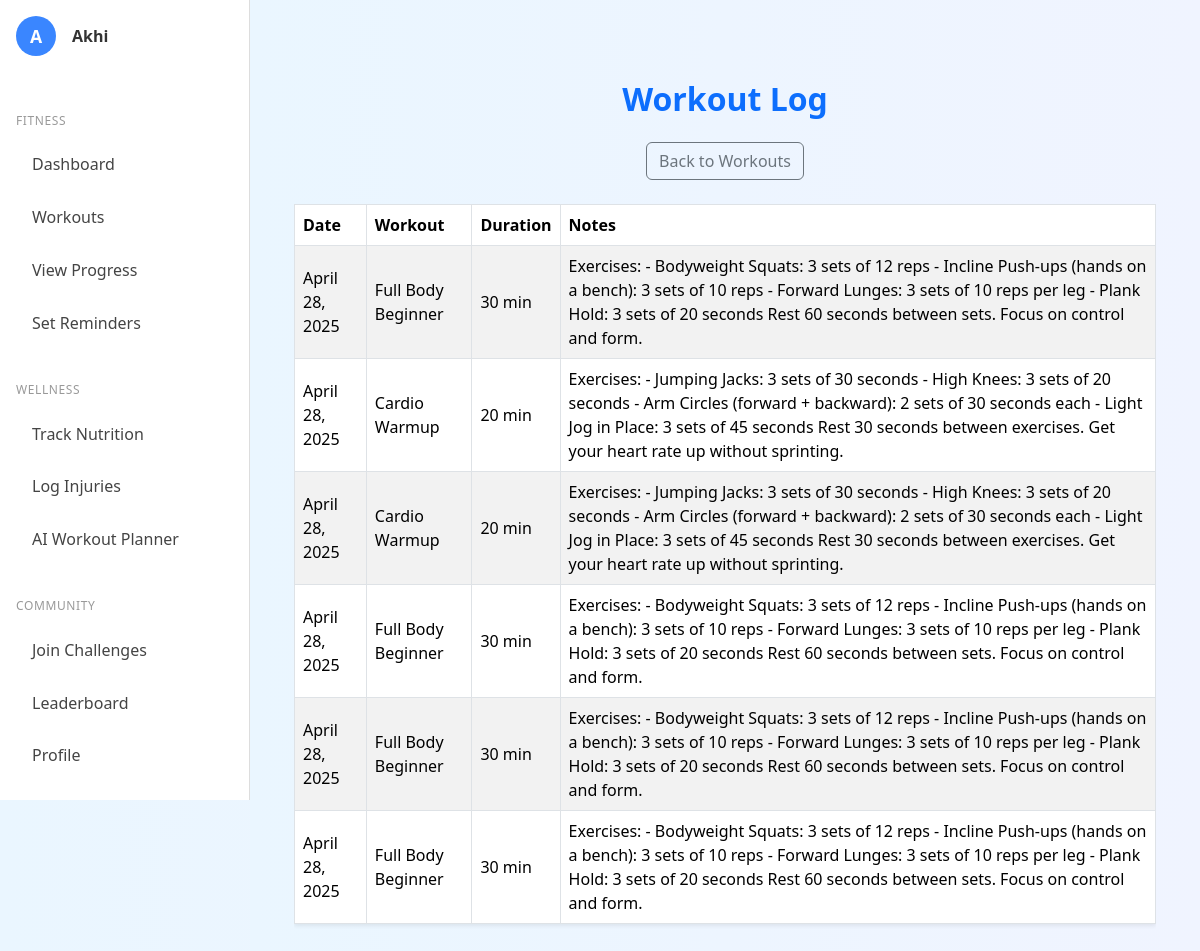
Page /workouts/log/ (signed in) on the committed database.
### workouts/models.py (models this page shows, shortened)
class WorkoutLog(models.Model):
    WORKOUT_TYPE_CHOICES = [
        ('strength', 'Strength Training'),
        ('cardio', 'Cardio'),
        ('flexibility', 'Flexibility'),
        ('balance', 'Balance'),
    ]
    user = models.ForeignKey(User, on_delete=models.CASCADE)
    workout_type = models.CharField(max_length=20, choices=WORKOUT_TYPE_CHOICES)
    exercise_name = models.CharField(max_length=100)
    sets = models.PositiveIntegerField(null=True, blank=True)
    reps = models.PositiveIntegerField(null=True, blank=True)
    weight = models.DecimalField(max_digits=5, decimal_places=2, null=True, blank=True)
    duration = models.PositiveIntegerField(null=True, blank=True)  # in minutes
    notes = models.TextField(blank=True)
    date = models.DateField()
    created_at = models.DateTimeField(auto_now_add=True)

### workouts/views.py (the view)
# urls.py: path('log/', views.workout_log_view, name='workout_log'),
def workout_log_view(request):
    workouts = WorkoutLog.objects.filter(user=request.user).order_by('-date')
    context = {
        'workouts': workouts,
        'dark_mode': request.COOKIES.get('darkMode') == 'true',
    }
    return render(request, 'workouts/workout_log.html', context)

### workouts/templates/workouts/workout_log.html
{% extends "base.html" %}
{% block content %}
<div class="container py-5">
  <h2 class="text-center fw-bold text-primary mb-4">Workout Log</h2>
  <div class="text-center mb-4">
    <a href="{% url 'workouts_home' %}" class="btn btn-outline-secondary">
      Back to Workouts
    </a>
  </div>
  <div class="table-responsive">
  <table class="table table-bordered table-hover align-middle shadow-sm table-striped">
    <thead>
      <tr>
        <th scope="col">Date</th>
        <th scope="col">Workout</th>
        <th scope="col">Duration</th>
        <th scope="col">Notes</th>
      </tr>
    </thead>
    <tbody>
      {% if workouts %}
        {% for workout in workouts %}
        <tr>
          <td>{{ workout.date|date:"F j, Y" }}</td>
          <td>{{ workout.exercise_name }}</td>
          <td>
            {% if workout.duration %}
              {{ workout.duration }} min
            {% else %}
              —
            {% endif %}
          </td>
          <td>{{ workout.notes|default:"No notes" }}</td>
        </tr>
        {% endfor %}
      {% else %}
        <tr>
          <td colspan="4" class="text-center text-muted">
            No workouts logged yet. Start by adding a workout.
          </td>
        </tr>
      {% endif %}
    </tbody>
  </table>
</div>
</div>
{% endblock %}

### accounts/templates/base.html (shortened to what this page needs)
{% load static %}
<!DOCTYPE html>
<html lang="en">
<head>
  <link href="https://cdn.jsdelivr.net/npm/bootstrap@5.3.3/dist/css/bootstrap.min.css" rel="stylesheet" />
  <link rel="stylesheet" href="{% static 'accounts/style.css' %}" />
</head>
<body{% if dark_mode %} class="dark-mode"{% endif %}>
<div class="sidebar d-flex flex-column p-3">
   <div class="d-flex align-items-center gap-3 mb-4">
    <div class="sidebar-avatar">
      {{ request.user.username|first|upper }}
    </div>
    <div>
      <div class="sidebar-username">{{ request.user.username }}</div>
    </div>
  </div>
  <div class="sidebar-section-title">Fitness</div>
  <a href="{% url 'dashboard' %}" class="sidebar-link">Dashboard</a>
  <a href="{% url 'workouts_home' %}" class="sidebar-link">Workouts</a>
  <a href="#" class="sidebar-link">View Progress</a>
  <a href="{% url 'reminders' %}" class="sidebar-link">Set Reminders</a>
  <div class="sidebar-section-title">Wellness</div>
  <a href="{% url 'nutrition_tracking' %}" class="sidebar-link">Track Nutrition</a>
  <a href="{% url 'injury_log' %}" class="sidebar-link">Log Injuries</a>
  <a href="#" class="sidebar-link">AI Workout Planner</a>
  <div class="sidebar-section-title">Community</div>
  <a href="{% url 'challenges:list' %}" class="sidebar-link">Join Challenges</a>
  <a href="{% url 'challenges:leaderboard' %}" class="sidebar-link">Leaderboard</a>
  <a href="#" class="sidebar-link">Profile</a>
</div>
<div class="main-content">
  {% block content %}
  {% endblock %}
</div>
</body>
</html>

### accounts/static/accounts/style.css (style rules this page uses)
body { background: linear-gradient(to right, #eaf6ff, #f0f4ff); font-family: 'Segoe UI', Tahoma, Geneva, Verdana, sans-serif; transition: background-color 0.3s ease, color 0.3s ease; }
.badge, .btn, .progress { transition: background-color 0.3s ease, color 0.3s ease; }
.sidebar { width: 240px; background-color: #ffffff; border-right: 1px solid #ddd; padding: 1.5rem 1rem; position: fixed; top: 0; bottom: 0; left: 0; z-index: 100; }
.sidebar-avatar { width: 40px; height: 40px; background-color: #3a86ff; border-radius: 50%; color: white; font-weight: bold; font-size: 1.1rem; display: flex; align-items: center; justify-content: center; }
.sidebar-username { font-weight: bold; color: #333333; }
.sidebar-section-title { font-size: 0.75rem; color: #999; margin-top: 2rem; margin-bottom: 0.5rem; letter-spacing: 0.05em; text-transform: uppercase; }
.sidebar-link { display: block; padding: 0.65rem 1rem; margin: 0.25rem 0; border-radius: 8px; color: #444; font-weight: 500; text-decoration: none; }
.main-content { margin-left: 240px; flex-grow: 1; background: linear-gradient(to right, #eaf6ff, #f0f4ff); }
html, body { height: 100%; margin: 0; }
.sidebar { background-color: #fff; border-right: 1px solid #ddd; }
.sidebar { width: 250px; position: fixed; top: 0; left: 0; height: 100vh; overflow-y: auto; }
.main-content { margin-left: 250px; padding: 2rem; }

### rows in the picture
WorkoutLog: date "April 28, 2025", exercise_name "Full Body Beginner", duration "30", notes "Exercises: - Bodyweight Squats: 3 sets of 12 reps - Incline Push-ups (hands on a bench): 3 sets of 10 reps - Forward Lunges: 3 sets of 10 reps per leg - Plank Hold: 3 sets of 20 seconds Rest 60 seconds between sets. Focus on control and form."
WorkoutLog: date "April 28, 2025", exercise_name "Cardio Warmup", duration "20", notes "Exercises: - Jumping Jacks: 3 sets of 30 seconds - High Knees: 3 sets of 20 seconds - Arm Circles (forward + backward): 2 sets of 30 seconds each - Light Jog in Place: 3 sets of 45 seconds Rest 30 seconds between exercises. Get your heart rate up without sprinting."
WorkoutLog: date "April 28, 2025", exercise_name "Cardio Warmup", duration "20", notes "Exercises: - Jumping Jacks: 3 sets of 30 seconds - High Knees: 3 sets of 20 seconds - Arm Circles (forward + backward): 2 sets of 30 seconds each - Light Jog in Place: 3 sets of 45 seconds Rest 30 seconds between exercises. Get your heart rate up without sprinting."
WorkoutLog: date "April 28, 2025", exercise_name "Full Body Beginner", duration "30", notes "Exercises: - Bodyweight Squats: 3 sets of 12 reps - Incline Push-ups (hands on a bench): 3 sets of 10 reps - Forward Lunges: 3 sets of 10 reps per leg - Plank Hold: 3 sets of 20 seconds Rest 60 seconds between sets. Focus on control and form."
WorkoutLog: date "April 28, 2025", exercise_name "Full Body Beginner", duration "30", notes "Exercises: - Bodyweight Squats: 3 sets of 12 reps - Incline Push-ups (hands on a bench): 3 sets of 10 reps - Forward Lunges: 3 sets of 10 reps per leg - Plank Hold: 3 sets of 20 seconds Rest 60 seconds between sets. Focus on control and form."
WorkoutLog: date "April 28, 2025", exercise_name "Full Body Beginner", duration "30", notes "Exercises: - Bodyweight Squats: 3 sets of 12 reps - Incline Push-ups (hands on a bench): 3 sets of 10 reps - Forward Lunges: 3 sets of 10 reps per leg - Plank Hold: 3 sets of 20 seconds Rest 60 seconds between sets. Focus on control and form."

### other values in the picture
{{ request.user.username|first|upper }} "A"
{{ request.user.username }} "Akhi"
